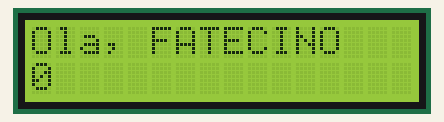
Recording of a sketch running on a simulated Arduino Uno, built with avr-gcc and run on an emulated ATmega328P. Shown: 16×2 character LCD.

Above: at 0.1 s.
At 4.6 s:
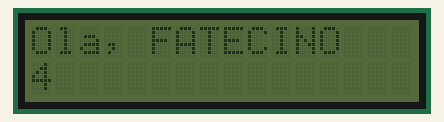
At 9.7 s:
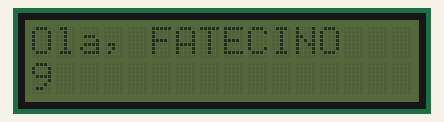
At 19.7 s:
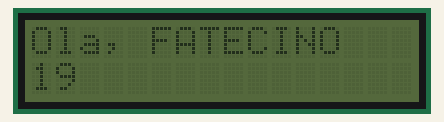
At 29.3 s:
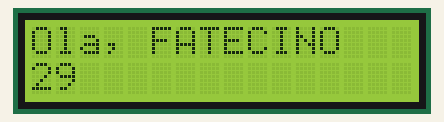
At 38.8 s:
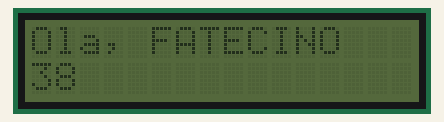

Measured:
- what the display in image 1 shows lasts 0.5 s, from 4.6 s to 5.1 s

The sketch:

Projeto06.1-LCD.ino
```cpp
// Exibição simples de texto

// Library Manager -> Adafruit LiquidCrystal by Adafruit.
// https://github.com/adafruit/Adafruit_LiquidCrystal
#include <Adafruit_LiquidCrystal.h>

// Os pinos para conexão do LCD podem variar de acordo com o modelo do Arduino.
// SDA A4
// SCL A5

// Endereço encontrado utilizando o http://playground.arduino.cc/Main/I2cScanner
Adafruit_LiquidCrystal lcd(0x20);

void setup() {
  // Inicia o LCD com dimensões 16x2 (Colunas x Linhas)
  lcd.begin(16, 2);
  lcd.print("Ola, FATECINO");
}

void loop() {
  // Linha 1 e Coluna 0.
  lcd.setCursor(0, 1);

  // Escreve os segundos desde o Arduino foi ligado.
  lcd.print(millis()/1000);

  // Acende a luz de fundo.
  lcd.setBacklight(HIGH);
  delay(500);

  // Apaga a luz de fundo.
  lcd.setBacklight(LOW);
  delay(500);
}
```
